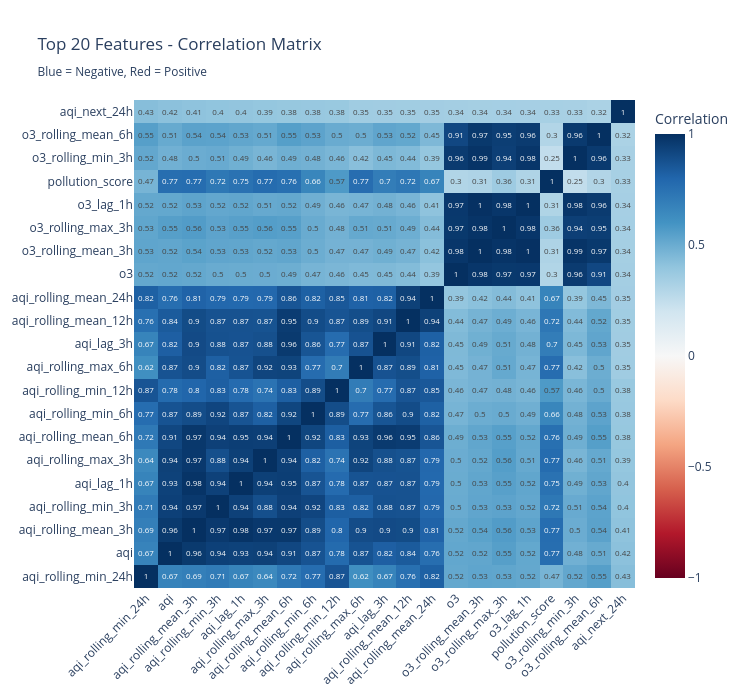

The notebook cell saved with this chart:
### Code cell
# Visualize feature importance
if correlations is not None and len(correlations) > 1:
    # Get top features (skip target itself)
    top_features = correlations.head(21).index.tolist()  # Get 21 to ensure we have 20 after removing target
    if 'aqi_next_24h' in top_features:
        top_features.remove('aqi_next_24h')
    top_features = top_features[:20]  # Keep top 20
    top_features.append('aqi_next_24h')  # Add target back at end
    
    # Create correlation matrix for top features
    corr_matrix = df[top_features].corr()
    
    fig = go.Figure(data=go.Heatmap(
        z=corr_matrix.values,
        x=corr_matrix.columns,
        y=corr_matrix.columns,
        colorscale='RdBu',
        zmid=0,
        text=corr_matrix.values.round(2),
        texttemplate='%{text}',
        textfont={"size": 8},
        colorbar=dict(title="Correlation")
    ))
    
    fig.update_layout(
        title='Top 20 Features - Correlation Matrix<br><sub>Blue = Negative, Red = Positive</sub>',
        height=700,
        width=750,
        xaxis_tickangle=-45
    )
    
    fig.show()
    
    print("\n💡 Key insights:")
    print("   • Features strongly correlated with target are most predictive")
    print("   • Lag features (past AQI values) usually have strongest correlation")
    print("   • Rolling means capture trends well")
    print("   • Look for dark red/blue cells in the bottom row (correlation with target)")
else:
    print("⚠️  Not enough numeric features for correlation visualization")

### Figure 1 — Plotly figure (JSON) as saved in the notebook; plotly's stock layout.template omitted (floating-point values rounded to 4 significant figures; data arrays with more than 128 entries replaced by an {"elided": "..."} marker saying what was removed)
{"data": [{"colorbar": {"title": {"text": "Correlation"}}, "colorscale": [[0, "rgb(103,0,31)"], [0.1, "rgb(178,24,43)"], [0.2, "rgb(214,96,77)"], [0.3, "rgb(244,165,130)"], [0.4, "rgb(253,219,199)"], [0.5, "rgb(247,247,247)"], [0.6, "rgb(209,229,240)"], [0.7, "rgb(146,197,222)"], [0.8, "rgb(67,147,195)"], [0.9, "rgb(33,102,172)"], [1, "rgb(5,48,97)"]], "text": {"elided": "21x21 float values"}, "textfont": {"size": 8}, "texttemplate": "%{text}", "type": "heatmap", "x": ["aqi_rolling_min_24h", "aqi", "aqi_rolling_mean_3h", "aqi_rolling_min_3h", "aqi_lag_1h", "aqi_rolling_max_3h", "aqi_rolling_mean_6h", "aqi_rolling_min_6h", "aqi_rolling_min_12h", "aqi_rolling_max_6h", "aqi_lag_3h", "aqi_rolling_mean_12h", "aqi_rolling_mean_24h", "o3", "o3_rolling_mean_3h", "o3_rolling_max_3h", "o3_lag_1h", "pollution_score", "o3_rolling_min_3h", "o3_rolling_mean_6h", "aqi_next_24h"], "y": ["aqi_rolling_min_24h", "aqi", "aqi_rolling_mean_3h", "aqi_rolling_min_3h", "aqi_lag_1h", "aqi_rolling_max_3h", "aqi_rolling_mean_6h", "aqi_rolling_min_6h", "aqi_rolling_min_12h", "aqi_rolling_max_6h", "aqi_lag_3h", "aqi_rolling_mean_12h", "aqi_rolling_mean_24h", "o3", "o3_rolling_mean_3h", "o3_rolling_max_3h", "o3_lag_1h", "pollution_score", "o3_rolling_min_3h", "o3_rolling_mean_6h", "aqi_next_24h"], "z": {"elided": "21x21 float values"}, "zmid": 0}], "layout": {"height": 700, "title": {"text": "Top 20 Features - Correlation Matrix<br><sub>Blue = Negative, Red = Positive</sub>"}, "width": 750, "xaxis": {"tickangle": -45}}}
